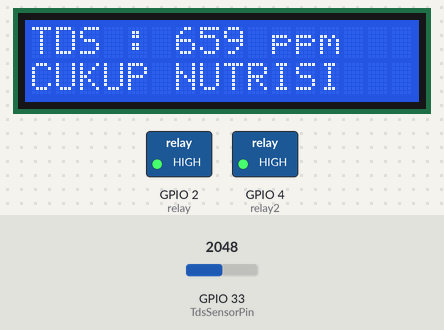
Recording of a sketch running on a simulated ESP32. Shown: 16×2 character LCD, switched loads named in the sketch (green lamp = pin HIGH). The test bench sets the inputs (shaded band); at power-on: GPIO 33 (TdsSensorPin) = 2048. WiFi joins after 1.5 s; servers stay silent unless stated; network time is answered at once with the bench clock; the local clock reads 2024-03-15 10:24:30 at power-on unless the sketch sets it; EEPROM starts erased; the Firebase database answers and starts empty; what the sketch prints to the serial monitor is not drawn.

Above: at 8.7 s.
8.8 s: GPIO 33 (TdsSensorPin) set to 0
At 10.2 s:
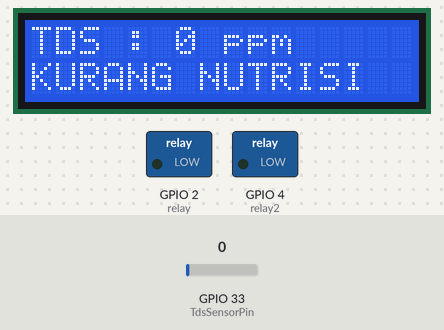
11.1 s: GPIO 33 (TdsSensorPin) set to 491
At 13.9 s:
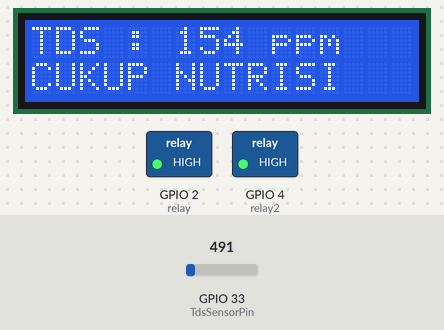
14.2 s: GPIO 33 (TdsSensorPin) set to 1228
At 16.0 s:
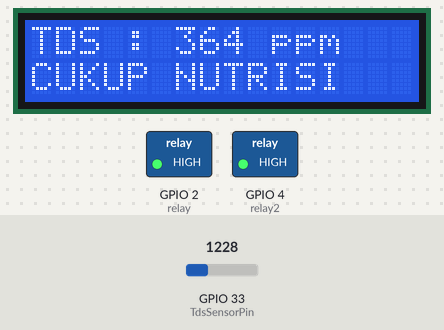
17.1 s: GPIO 33 (TdsSensorPin) set to 0
At 18.69 s:
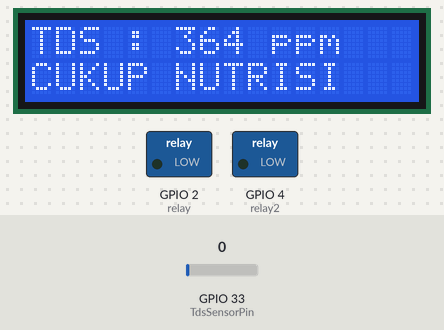
22.0 s: GPIO 33 (TdsSensorPin) set to 2047
At 24.8 s:
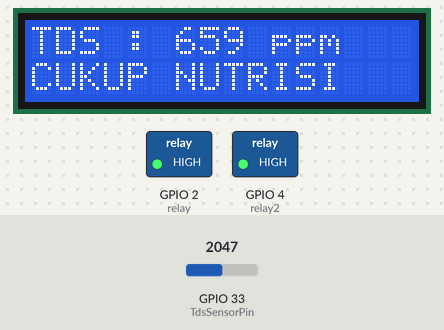
Timing chart, 0 to 26.0 s (numbered marks = the images above; inputs shaded):
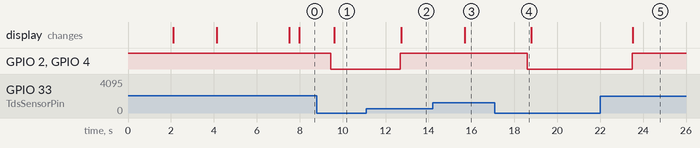

Measured:
- after the input at 8.8 s, GPIO 2 (relay), GPIO 4 (relay2): HIGH → LOW after 0.64 s; the display: changes after 0.82 s (image 1)
- after the input at 11.1 s, GPIO 2 (relay), GPIO 4 (relay2): LOW → HIGH after 1.6 s; the display: changes after 1.6 s (image 2)
- after the input at 14.2 s, the display: changes after 1.5 s (image 3)
- after the input at 17.1 s, GPIO 2 (relay), GPIO 4 (relay2): HIGH → LOW after 1.5 s
- after the input at 22.0 s, GPIO 2 (relay), GPIO 4 (relay2): LOW → HIGH after 1.5 s; the display: changes after 1.5 s (image 5)

The sketch:

tds_new.ino
```cpp
#include <EEPROM.h>
#include "GravityTDS.h"
#include <WiFi.h>
#include <LiquidCrystal_I2C.h>
#include <FirebaseESP32.h>
#include <NTPClient.h>
#include <WiFiUDP.h>

#include <WiFiManager.h>

#include <TimeLib.h>
#include <TimeAlarms.h>

#define TdsSensorPin 33
#define EEPROM_SIZE 512

GravityTDS gravityTds;

//LCD
LiquidCrystal_I2C lcd(0x27,16,2);  // set the LCD address to 0x27 for a 16 chars and 2 line display

//NTP TIME---------
#define NTP_OFFSET   7 * 60 * 60      // In seconds
#define NTP_ADDRESS  "pool.ntp.org"
WiFiUDP ntpUDP;
NTPClient timeClient(ntpUDP, NTP_ADDRESS, NTP_OFFSET);

String jam ;
String menit ;
String detik ;
String t;


//Firebase---------
#define FIREBASE_HOST ""
#define FIREBASE_AUTH ""
FirebaseData firebaseData;  //Declare the Firebase Data object in the global scope
FirebaseJson json;

//WiFi
//const char* ssid = "";  //replace
//const char* password =  ""; //replace

float temperature = 25, tdsValue;


const int relay = 2;
const int relay2 = 4;

int tds_up, tds_down;

String ket;

void setup()
{
    Serial.begin(115200);

    pinMode(relay, OUTPUT);
    pinMode(relay2, OUTPUT);
    digitalWrite(relay, HIGH);
    digitalWrite(relay2, HIGH);

    EEPROM.begin(EEPROM_SIZE);  //Initialize EEPROM

    gravityTds.setPin(TdsSensorPin);
    gravityTds.setAref(3.3);  //reference voltage on ADC, default 5.0V on Arduino UNO
    gravityTds.setAdcRange(4095.0);  //1024 for 10bit ADC;4096 for 12bit ADC
    gravityTds.begin();  //initialization

    lcd.init();
    lcd.backlight();
    lcd.setCursor(0, 0);
    lcd.print("Menunggu");
    lcd.setCursor(0, 2);
    lcd.print("Koneksi)");
    delay(500);

    WiFiManager wm;
    bool res;
    res = wm.autoConnect("AutoConnectAP", "password"); // password protected ap

    if (!res)
    {
      lcd.print("Connected Failed");
      return;
      // ESP.restart();
    }
    else
    {
      // if you get here you have connected to the WiFi
      lcd.setCursor(0, 0);
      lcd.print("Connected");
      lcd.setCursor(0, 2);
      lcd.print("YEAY....:)");
      delay(1000);
    }


//    lcd.setCursor(0, 0);
//    lcd.print("Please wait.........");
//    lcd.setCursor(0, 2);
//    lcd.print("Connecting To WiFi..");


    uint32_t notConnectedCounter = 0;

//    WiFi.begin(ssid, password);
//    Serial.print("Connecting to ");
//    Serial.print(ssid);
//    while (WiFi.status() != WL_CONNECTED) {
//    Serial.print(".");
//    delay(500);
//    notConnectedCounter++;
//    if (notConnectedCounter>30) {
//    ESP.restart(); }
//    }
//
//    Serial.print("IP address: ");
//    Serial.println(WiFi.localIP());

    delay(1000);
    lcd.clear();
    lcd.setCursor(0, 0);
    lcd.print("Please wait.........");
    lcd.setCursor(0, 2);
    lcd.print("Initialize Data.....");

    Firebase.begin(FIREBASE_HOST, FIREBASE_AUTH); //FIREBASE BEGIN
    Firebase.reconnectWiFi(true);                 //AUTO RECONNECT
    Firebase.setMaxRetry(firebaseData, 3);    //Optional, set number of error retry
    Firebase.setMaxErrorQueue(firebaseData, 30);    //Optional, set number of error resumable queues

    Firebase.getInt(firebaseData, "/data/max"); // TAKE DATA MAX
    tds_up = firebaseData.intData();
    Firebase.getInt(firebaseData, "/data/min"); // TAKE DATA MIN
    tds_down = firebaseData.intData();


    //TIME CLIENT
    timeClient.update();
    String newtime = timeClient.getFormattedTime();
    Serial.print("the time is : ");
    Serial.println(newtime);
    Serial.print("Hour    : ");
    Serial.println((newtime.substring(0,2)).toInt());
    Serial.print("Minute  : ");
    Serial.println((newtime.substring(3,5)).toInt());
    Serial.print("Seconds : ");
    Serial.println((newtime.substring(6,8)).toInt());

    delay(1000);

    //SET TIME
    setTime((newtime.substring(0,2)).toInt(),(newtime.substring(3,5)).toInt(),(newtime.substring(6,8)).toInt(),1,1,20);
    delay(2000);

    lcd.clear();
    lcd.setCursor(0, 0);
    lcd.print("*******WELCOME******");

    String IPaddress =  WiFi.localIP().toString();
    Serial.println(IPaddress);

    lcd.setCursor(0, 1);
    lcd.print(IPaddress);


}

void loop()
{
    //temperature = readTemperature();  //add your temperature sensor and read it
    gravityTds.setTemperature(temperature);  // set the temperature and execute temperature compensation
    gravityTds.update();  //sample and calculate
    tdsValue = gravityTds.getTdsValue();  // then get the value
    Serial.print(tdsValue,0);
    Serial.println("ppm");


    //SEND DATA TDS TO FIREBASE
    Firebase.setInt(firebaseData,"/data/PPM",tdsValue);

    if(tdsValue <= tds_down)
    {
      ket = "KURANG NUTRISI";
      Firebase.setString(firebaseData,"/data/kondisi","KURANG");
      Firebase.setBool(firebaseData,"/data/status",true);

      digitalWrite(relay, LOW);
      digitalWrite(relay2, LOW);
      logger();
      }
    else
    {
      ket = "CUKUP NUTRISI";
      Firebase.setString(firebaseData,"/data/kondisi","CUKUP");
      Firebase.setBool(firebaseData,"/data/status",false);

      digitalWrite(relay, HIGH);
      digitalWrite(relay2, HIGH);
      }

  //Program tampilan lcd dan serial
  lcd.clear();
  lcd.setCursor(0, 0);
  lcd.print("TDS : "); lcd.print(tdsValue,0); lcd.print(" ppm ");
  lcd.setCursor(0,1);
  lcd.print(ket);

  delay(1000);


}

void logger() {

  jam = String(hour());
  menit = String(minute());
  detik = String(second());

  if (hour()<10)
  jam = "0"+jam;
  if (minute()<10)
  menit = "0"+menit;
  if (second()<10)
  detik = "0"+detik;
  t = jam+":"+menit+":"+detik;


    json.set("tds", tdsValue);
    json.set("time", t);

    Firebase.pushJSON(firebaseData,"/database",json);
}
```
